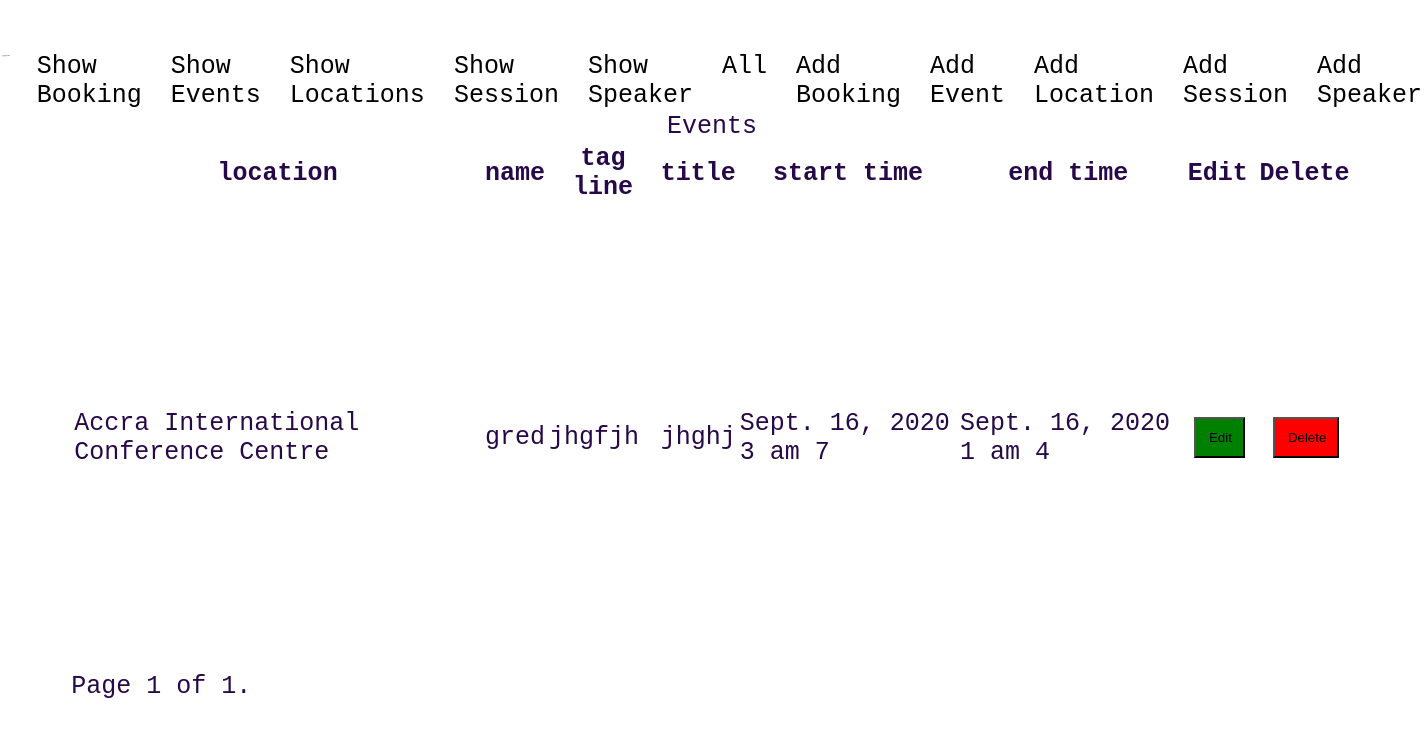
The app's page /showEvents/ (signed in), older data.
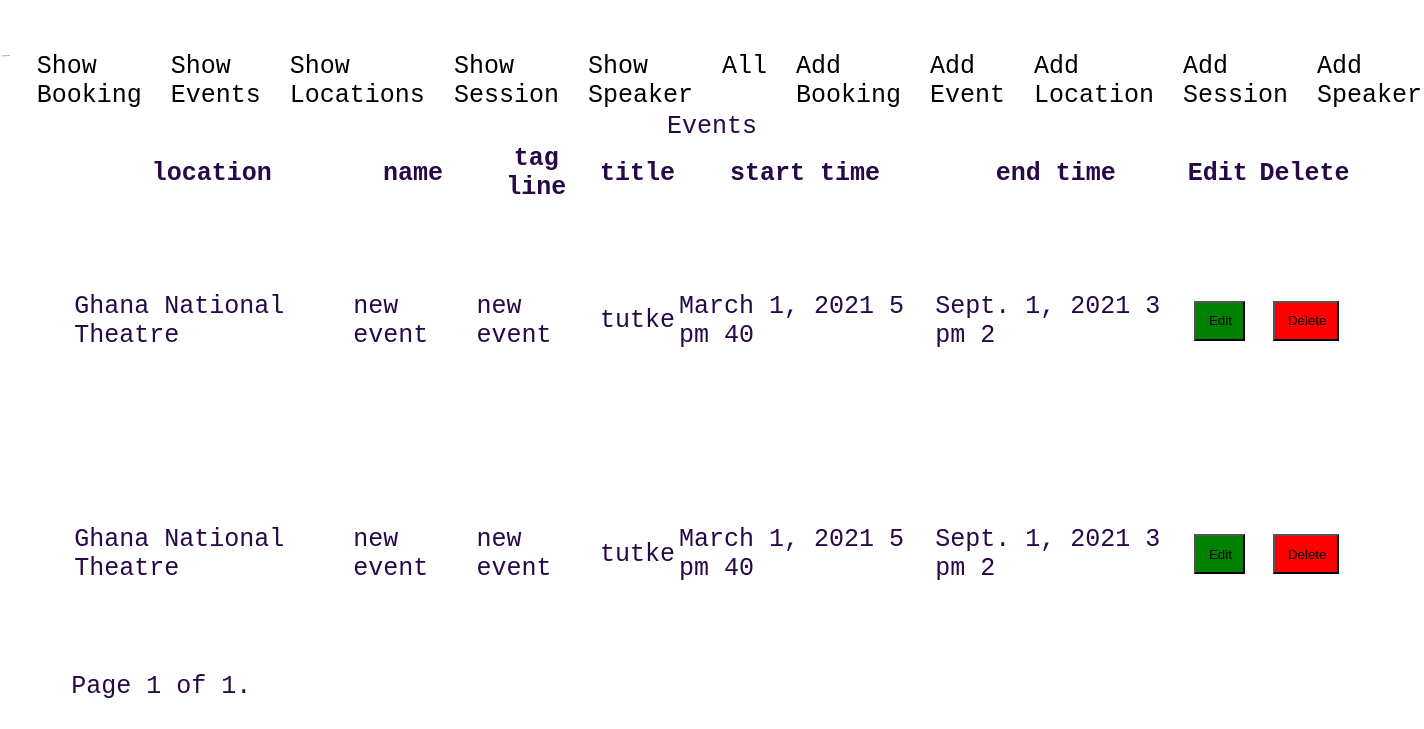
The same page, newer data.
### booking/models.py (models this page shows, shortened)
class Event(models.Model):
    HOURS=[
    ("0 am","1 am"),
    ("1 am","1 am"),
    ("2 am","2 am"),
    ("3 am","3 am"),
    ("4 am","4 am"),
    ("5 am","5 am"),
    ("6 am","6 am"),
    ("7 am","7 am"),
    ("8 am","8 am"),
    ("9 am","9 am"),
    ("10 am","10 am"),
    ("11 am","11 am"),
    ("1 pm","1 pm"),
    ("2 pm","2 pm"),
    ("3 pm","3 pm"),
    ("4 pm","4 pm"),
    ("5 pm","5 pm"),
    ("6 pm","6 pm"),
    ("7 pm","7 pm"),
    ("8 pm","8 pm"),
    ("9 pm","9 pm"),
    ("10 pm","10 pm"),
    ("11 pm","11 pm"),
     ]
    location=models.ForeignKey(to=Location,  on_delete=models.CASCADE)
    name=models.CharField(max_length=100)
    tag_line=models.CharField(max_length=500)
    title=models.CharField(max_length=100)
    start_date=models.DateField(validators=[MinValueValidator(limit_value=date.today)])
    start_hour=models.CharField(max_length=5,choices=HOURS,blank=True)
    start_minutes=models.PositiveIntegerField(validators=[MaxValueValidator(59)])
    end_date=models.DateField(validators=[MinValueValidator(limit_value=date.today)])
    end_hour=models.CharField(max_length=5,choices=HOURS,blank=True)
    end_minutes=models.PositiveIntegerField(validators=[MaxValueValidator(59)])

class Location(models.Model):
    name=models.CharField(max_length=100)
    city= models.CharField(max_length=100)
    address= models.CharField(max_length=500)
    room_capacity = models.IntegerField()
    def __str__(self):
        return f'{self.name}'

### booking/views.py (the view)
# urls.py: path('showEvents/', views.EventListView.as_view(), name='events'),
@method_decorator(login_required(login_url='/login/'), name='dispatch')
class EventListView(generic.ListView ):
    Model=Event
    queryset=Event.objects.all()
    paginate_by = 25
    template_name="booking/showEvent.html"
    context_object_name = 'events'

### booking/templates/booking/showEvent.html (shortened to what this page needs)
{% extends "base.html" %}
{% load static %}
{% block content %}
{% if events %}
<div id="main-table">
    <table class="show-table">
    <caption>Events</caption>
    <thead>
        <tr>
            <th>location</th>
            <th>name</th>
            <th>tag line</th>
            <th>title</th>
            <th>start time</th>
            <th>end time</th>
            <th>Edit</th>
            <th>Delete</th>
        </tr>
    </thead>
    <tbody>
        {% for event in page_obj %}
        <tr>
            <td>{{event.location }}</td>
            <td>{{event.name}}</td>
            <td>{{event.tag_line}}</td>
            <td>{{event.title}}</td>
            <td>{{event.start_date}} {{event.start_hour}} {{event.start_minutes}} </td>
            <td>{{event.end_date}} {{event.end_hour}} {{event.end_minutes}} </td>
            <th><form action="{% url 'updateEvent' event.id %}" method="get">{% csrf_token %}<input class="edit" type="submit" value="Edit"></form></th>
            <th><form action="{% url 'deleteEvent' event.id %}" method="post">{% csrf_token %}<input class="delete" type="submit" value="Delete"></form></th>
            {% endfor %}
        </tr>
    </tbody>
</table>
<div class="pagination">
    <span class="step-links">
        <span class="current">
            Page {{ page_obj.number }} of {{ page_obj.paginator.num_pages }}.
        </span>
    </span>
</div>
</div>
{% endif %}
{% endblock %}

Row changes from the older to the newer data that the page shows:
removed Event: location "Accra International Conference Centre", name "gred", tag_line "jhgfjh", title "jhghj", start_date "Sept. 16, 2020", start_hour "3 am", start_minutes "7", end_date "Sept. 16, 2020", end_hour "1 am", end_minutes "4"
added Event: location "Ghana National Theatre", name "new event", tag_line "new event", title "tutke", start_date "March 1, 2021", start_hour "5 pm", start_minutes "40", end_date "Sept. 1, 2021", end_hour "3 pm", end_minutes "2"
added Event: location "Ghana National Theatre", name "new event", tag_line "new event", title "tutke", start_date "March 1, 2021", start_hour "5 pm", start_minutes "40", end_date "Sept. 1, 2021", end_hour "3 pm", end_minutes "2"
